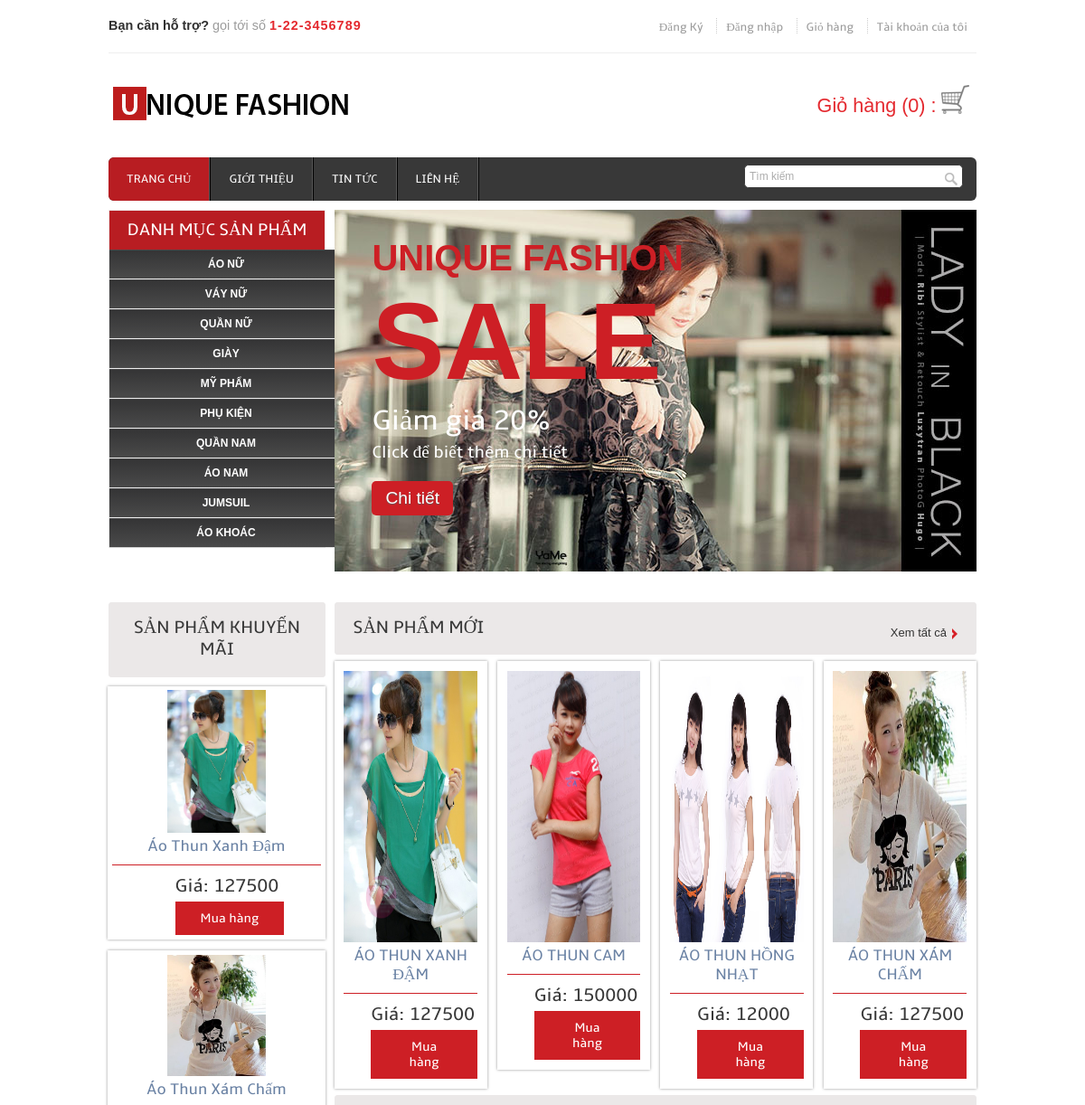
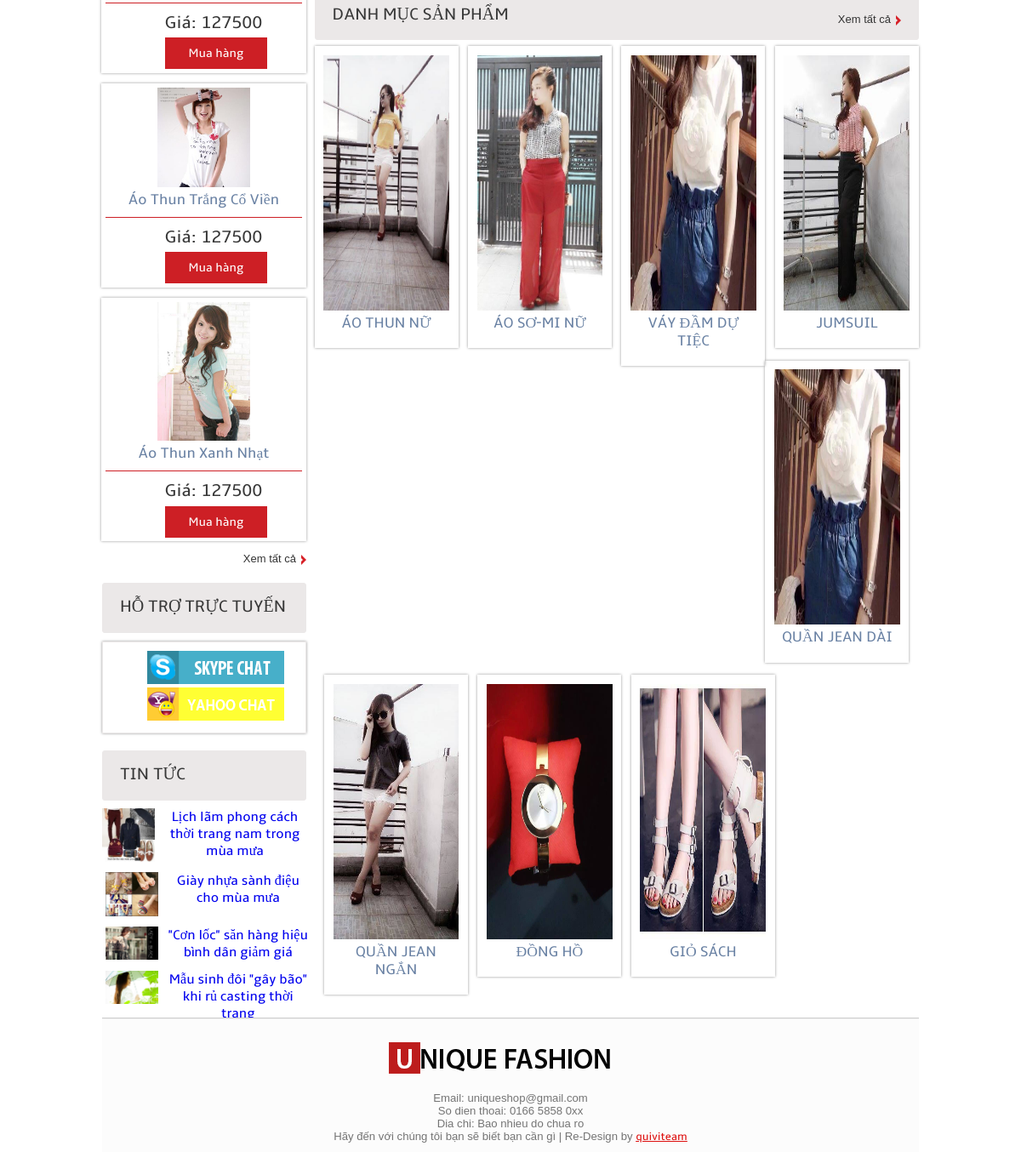
The page / on the database its author committed (2 pictures, top to bottom).
### tables this page shows
CREATE TABLE IF NOT EXISTS `tbl_danh_muc` (
  `id_danh_muc` int(11) NOT NULL AUTO_INCREMENT,
  `ten_danh_muc` varchar(200) NOT NULL,
  PRIMARY KEY (`id_danh_muc`)
);

CREATE TABLE IF NOT EXISTS `tbl_san_pham` (
  `id_san_pham` int(11) NOT NULL AUTO_INCREMENT,
  `ten_san_pham` varchar(300) NOT NULL,
  `id_nhom_sp` int(11) NOT NULL,
  `size` varchar(100) NOT NULL,
  `gioi_tinh` tinyint(1) NOT NULL,
  `gia` decimal(10,0) NOT NULL,
  `so_luong` int(11) NOT NULL,
  `phan_tram_sale` int(11) NOT NULL,
  `tieu_de` varchar(500) NOT NULL,
  `anh_dai_dien` varchar(500) NOT NULL,
  `noi_dung` text NOT NULL,
  `ngay_nhap` datetime NOT NULL,
  PRIMARY KEY (`id_san_pham`),
  UNIQUE KEY `id_san_pham` (`id_san_pham`),
  KEY `FK_id_nhom_sp` (`id_nhom_sp`)
);

CREATE TABLE IF NOT EXISTS `tbl_tin_tuc` (
  `id_tin_tuc` int(11) NOT NULL AUTO_INCREMENT,
  `tieu_de` varchar(500) NOT NULL,
  `anh_minh_hoa` varchar(500) NOT NULL,
  `noi_dung` text NOT NULL,
  `ngay_dang` datetime NOT NULL,
  PRIMARY KEY (`id_tin_tuc`)
);

CREATE TABLE IF NOT EXISTS `tbl_nhom_sp` (
  `id_nhom_sp` int(11) NOT NULL AUTO_INCREMENT,
  `ten_nhom_sp` varchar(300) NOT NULL,
  `id_danh_muc` int(11) NOT NULL,
  `anh_dai_dien` varchar(500) NOT NULL,
  PRIMARY KEY (`id_nhom_sp`),
  KEY `FK_id_danh_muc` (`id_danh_muc`)
);

### modules/danh_muc_sp.php (the view, shortened to what this page needs)
<div class="header_bottom_left">
	<div class="categories">
		<h3>DANH MỤC SẢN PHẨM</h3>
		<ul class="ac-menu">
<?php
$query = "select * from tbl_danh_muc";
$result = mysql_db_query ( "web_ban_quan_ao", $query );
while ( $row = mysql_fetch_assoc ( $result ) ) {
	echo "<li id=" . $row ["id_danh_muc"] . "><a href='#" . $row ["id_danh_muc"] . "'>" . $row ["ten_danh_muc"] . "</a>";
	?>
	<?php
	echo "</li>";
}
?>
		</ul>
	</div>
</div>

### modules/content_left.php (shortened to what this page needs)
<div class="content1_left">
	<div class="content1_top">
		<div class="heading">
			<h3>Sản phẩm khuyến mãi</h3>
		</div>
	</div>
	<div class="section group">
	<?php
	$query = "select * from tbl_san_pham where phan_tram_sale > 0 order by ngay_nhap desc LIMIT 0,4";
	$result = mysql_db_query ( "web_ban_quan_ao", $query );
	while ( $row = mysql_fetch_assoc ( $result ) ) {
	?>
		<div class="grid_1_of_41 images_1_of_41">
			<a href="preview.html"><img src="<?php echo $row['anh_dai_dien'] ?>"
				alt="" /></a>
			<h2><?php echo $row['ten_san_pham'] ?></h2>
			<div class="price-details1">
				<div class="price-number1">
					<p>
						<span class="rupees1">Giá: <?php echo $row['gia']*(100-$row['phan_tram_sale'])/100 ?></span>
					</p>
				</div>
				<div class="add-cart1">
					<h4>
						<a href="preview.php?id=<?php echo $row['id_san_pham'] ?>">Mua hàng</a>
					</h4>
				</div>
			</div>
		</div>
	<?php
	}
	?>
	</div>
	<div class="see">
		<p>
			<a href="#">Xem tất cả</a>
		</p>
	</div>
	<div class="hotrotructuyen">
		<div class="content1_top">
			<div class="heading">
				<h3>Hỗ trợ trực tuyến</h3>
			</div>
		</div>
		<div class="contact_chat">
			<ul class="chat">
				<li><a href="#"><img src="images/skype-ct.png"></a></li>
				<li><a href="#"><img src="images/yahoo-ct.png"></a></li>
			</ul>
		</div>
	</div>
	<div class="news">
		<div class="content1_top">
			<div class="heading">
				<h3>Tin tức</h3>
			</div>
		</div>
		<div class="section1">
		<?php
		$query = "select * from tbl_tin_tuc LIMIT 0,4";
		$result = mysql_db_query ( "web_ban_quan_ao", $query );
		while ( $row_tintuc = mysql_fetch_assoc ( $result ) ) {
		?>
			<div class="grid_1_of_42 images_1_of_42">
				<a href="preview.html"><img src="<?php echo $row_tintuc['anh_minh_hoa'] ?>" alt="" /></a>
				<h2>
					<a href="index.php?ac=detail_news&id_tin_tuc=<?php echo $row_tintuc['id_tin_tuc'] ?>"><?php echo $row_tintuc['tieu_de'] ?></a>
				</h2>
			</div>
		<?php
		}
		?>
		</div>
	</div>
	<div class="see">
		<p>
		</p>
	</div>
</div>

### modules/main.php (shortened to what this page needs)
<div class="content_bottom">
	<div class="heading">
		<h3>Sản phẩm mới</h3>
	</div>
	<div class="see">
		<p>
			<a href="index.php?ac=allproduct">Xem tất cả</a>
		</p>
	</div>
</div>
<div class="section group">
<?php
$query = "select * from tbl_san_pham order by ngay_nhap desc LIMIT 0,4";
$result = mysql_db_query ( "web_ban_quan_ao", $query );
while ( $row = mysql_fetch_assoc ( $result ) ) {
	?>
	<div class="grid_1_of_4 images_1_of_4">
		<a href="preview.php?id=<?php echo $row['id_san_pham'] ?>"><img
			src="<?php echo $row['anh_dai_dien'] ?>" alt="" /></a>
		<h2><?php echo $row['ten_san_pham'] ?></h2>
		<div class="price-details">
			<div class="price-number">
				<p>
					<span class="rupees">Giá: <?php echo $row['gia']*(100-$row['phan_tram_sale'])/100 ?></span>
				</p>
			</div>
			<div class="add-cart">
				<h4>
					<a href=preview.php?id="<?php echo $row['id_san_pham'] ?>">Mua hàng</a>
				</h4>
			</div>
		</div>
	</div>
	<?php
}
?>
</div>
<div class="content_bottom">
	<div class="heading">
		<h3>Danh mục sản phẩm</h3>
	</div>
	<div class="see">
		<p>
			<a href="#">Xem tất cả</a>
		</p>
	</div>
</div>
<div class="section group">
	<?php
	$query = "select * from tbl_nhom_sp LIMIT 0,8";
	$result = mysql_db_query ( "web_ban_quan_ao", $query );
	while ( $row = mysql_fetch_assoc ( $result ) ) {
		?>
	<div class="grid_1_of_4 images_1_of_4">
		<a href="index.php?ac=detail_nhom&id_nhom_sp=<?php echo $row['id_nhom_sp'] ?>&ten_nhom_sp=<?php echo $row['ten_nhom_sp'] ?>"><img
			src="<?php echo $row['anh_dai_dien'] ?>" alt="" /></a>
		<h2><?php echo $row['ten_nhom_sp'] ?></h2>
	</div>
	<?php
	}
	?>
</div>

### rows shown on the page
tbl_danh_muc: ten_danh_muc "ÁO NỮ"
tbl_danh_muc: ten_danh_muc "VÁY NỮ"
tbl_danh_muc: ten_danh_muc "QUẦN NỮ"
tbl_danh_muc: ten_danh_muc "GIÀY"
tbl_danh_muc: ten_danh_muc "MỸ PHẨM"
tbl_danh_muc: ten_danh_muc "PHỤ KIỆN"
tbl_danh_muc: ten_danh_muc "QUẦN NAM"
tbl_danh_muc: ten_danh_muc "ÁO NAM"
tbl_danh_muc: ten_danh_muc "JUMSUIL"
tbl_danh_muc: ten_danh_muc "ÁO KHOÁC"
tbl_san_pham: anh_dai_dien (picture), ten_san_pham "Áo Thun Xanh Đậm", $row['gia']*(100-$row['phan_tram_sale'])/100 "127500", ten_san_pham "ÁO THUN XANH ĐẬM"
tbl_san_pham: anh_dai_dien (picture), ten_san_pham "Áo Thun Xám Chấm", $row['gia']*(100-$row['phan_tram_sale'])/100 "127500", ten_san_pham "ÁO THUN XÁM CHẤM"
tbl_san_pham: anh_dai_dien (picture), ten_san_pham "Áo Thun Trắng Cổ Viền", $row['gia']*(100-$row['phan_tram_sale'])/100 "127500"
tbl_san_pham: anh_dai_dien (picture), ten_san_pham "Áo Thun Xanh Nhạt", $row['gia']*(100-$row['phan_tram_sale'])/100 "127500"
tbl_tin_tuc: anh_minh_hoa (picture), tieu_de "Lịch lãm phong cách thời trang nam trong mùa mưa"
tbl_tin_tuc: anh_minh_hoa (picture), tieu_de "Giày nhựa sành điệu cho mùa mưa"
tbl_tin_tuc: anh_minh_hoa (picture), tieu_de "\"Cơn lốc\" săn hàng hiệu bình dân giảm giá"
tbl_tin_tuc: anh_minh_hoa (picture), tieu_de "Mẫu sinh đôi \"gây bão\" khi rủ casting thời trang"
tbl_san_pham: anh_dai_dien (picture), ten_san_pham "ÁO THUN CAM", $row['gia']*(100-$row['phan_tram_sale'])/100 "150000"
tbl_san_pham: anh_dai_dien (picture), ten_san_pham "ÁO THUN HỒNG NHẠT", $row['gia']*(100-$row['phan_tram_sale'])/100 "12000"
tbl_nhom_sp: anh_dai_dien (picture), ten_nhom_sp "ÁO THUN NỮ"
tbl_nhom_sp: anh_dai_dien (picture), ten_nhom_sp "ÁO SƠ-MI NỮ"
tbl_nhom_sp: anh_dai_dien (picture), ten_nhom_sp "VÁY ĐẦM DỰ TIỆC"
tbl_nhom_sp: anh_dai_dien (picture), ten_nhom_sp "JUMSUIL"
tbl_nhom_sp: anh_dai_dien (picture), ten_nhom_sp "QUẦN JEAN DÀI"
tbl_nhom_sp: anh_dai_dien (picture), ten_nhom_sp "QUẦN JEAN NGẮN"
tbl_nhom_sp: anh_dai_dien (picture), ten_nhom_sp "ĐỒNG HỒ"
tbl_nhom_sp: anh_dai_dien (picture), ten_nhom_sp "GIỎ SÁCH"
